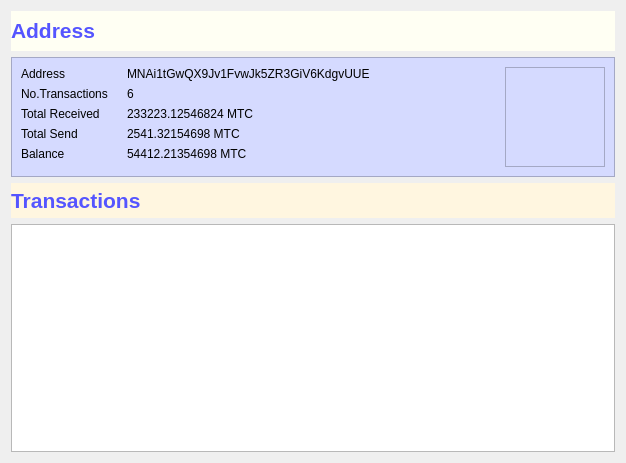
<?xml version="1.0" encoding="UTF-8"?>
<ui version="4.0">
 <class>ExplorerAddress</class>
 <widget class="QWidget" name="ExplorerAddress">
  <property name="geometry">
   <rect>
    <x>0</x>
    <y>0</y>
    <width>626</width>
    <height>463</height>
   </rect>
  </property>
  <property name="windowTitle">
   <string>Form</string>
  </property>
  <layout class="QVBoxLayout" name="verticalLayout">
   <item>
    <widget class="QLabel" name="label">
     <property name="sizePolicy">
      <sizepolicy hsizetype="Preferred" vsizetype="Fixed">
       <horstretch>0</horstretch>
       <verstretch>0</verstretch>
      </sizepolicy>
     </property>
     <property name="minimumSize">
      <size>
       <width>0</width>
       <height>40</height>
      </size>
     </property>
     <property name="styleSheet">
      <string notr="true">background-color: rgb(255, 255, 243);</string>
     </property>
     <property name="text">
      <string>&lt;html&gt;&lt;head/&gt;&lt;body&gt;&lt;p&gt;&lt;span style=&quot; font-size:16pt; font-weight:600; color:#5555ff;&quot;&gt;Address&lt;/span&gt;&lt;/p&gt;&lt;/body&gt;&lt;/html&gt;</string>
     </property>
    </widget>
   </item>
   <item>
    <widget class="QFrame" name="frame">
     <property name="styleSheet">
      <string notr="true">background-color: rgb(213, 218, 255);</string>
     </property>
     <property name="frameShape">
      <enum>QFrame::StyledPanel</enum>
     </property>
     <property name="frameShadow">
      <enum>QFrame::Raised</enum>
     </property>
     <layout class="QHBoxLayout" name="horizontalLayout">
      <item>
       <layout class="QFormLayout" name="formLayout">
        <item row="0" column="0">
         <widget class="QLabel" name="label_2">
          <property name="text">
           <string>Address</string>
          </property>
         </widget>
        </item>
        <item row="0" column="1">
         <widget class="QLabel" name="label_addr">
          <property name="text">
           <string>MNAi1tGwQX9Jv1FvwJk5ZR3GiV6KdgvUUE</string>
          </property>
         </widget>
        </item>
        <item row="1" column="0">
         <widget class="QLabel" name="label_4">
          <property name="sizePolicy">
           <sizepolicy hsizetype="Fixed" vsizetype="Preferred">
            <horstretch>0</horstretch>
            <verstretch>0</verstretch>
           </sizepolicy>
          </property>
          <property name="minimumSize">
           <size>
            <width>100</width>
            <height>0</height>
           </size>
          </property>
          <property name="text">
           <string>No.Transactions</string>
          </property>
         </widget>
        </item>
        <item row="1" column="1">
         <widget class="QLabel" name="label_no_tx">
          <property name="text">
           <string>6</string>
          </property>
         </widget>
        </item>
        <item row="2" column="0">
         <widget class="QLabel" name="label_6">
          <property name="text">
           <string>Total Received</string>
          </property>
         </widget>
        </item>
        <item row="2" column="1">
         <widget class="QLabel" name="label_totalReceived">
          <property name="text">
           <string>233223.12546824 MTC</string>
          </property>
         </widget>
        </item>
        <item row="3" column="0">
         <widget class="QLabel" name="label_7">
          <property name="text">
           <string>Total Send</string>
          </property>
         </widget>
        </item>
        <item row="3" column="1">
         <widget class="QLabel" name="label_tltalSend">
          <property name="text">
           <string>2541.32154698 MTC</string>
          </property>
         </widget>
        </item>
        <item row="4" column="0">
         <widget class="QLabel" name="label_3">
          <property name="text">
           <string>Balance</string>
          </property>
         </widget>
        </item>
        <item row="4" column="1">
         <widget class="QLabel" name="label_balance">
          <property name="text">
           <string>54412.21354698 MTC</string>
          </property>
         </widget>
        </item>
       </layout>
      </item>
      <item>
       <spacer name="horizontalSpacer">
        <property name="orientation">
         <enum>Qt::Horizontal</enum>
        </property>
        <property name="sizeHint" stdset="0">
         <size>
          <width>311</width>
          <height>20</height>
         </size>
        </property>
       </spacer>
      </item>
      <item>
       <widget class="QGraphicsView" name="graphicsView_addr_qr">
        <property name="sizePolicy">
         <sizepolicy hsizetype="Fixed" vsizetype="Fixed">
          <horstretch>0</horstretch>
          <verstretch>0</verstretch>
         </sizepolicy>
        </property>
        <property name="minimumSize">
         <size>
          <width>100</width>
          <height>100</height>
         </size>
        </property>
        <property name="maximumSize">
         <size>
          <width>100</width>
          <height>100</height>
         </size>
        </property>
        <property name="styleSheet">
         <string notr="true">border-image: url(:/icons/qrcode);</string>
        </property>
       </widget>
      </item>
     </layout>
    </widget>
   </item>
   <item>
    <widget class="QLabel" name="label_5">
     <property name="sizePolicy">
      <sizepolicy hsizetype="Preferred" vsizetype="Fixed">
       <horstretch>0</horstretch>
       <verstretch>0</verstretch>
      </sizepolicy>
     </property>
     <property name="minimumSize">
      <size>
       <width>0</width>
       <height>35</height>
      </size>
     </property>
     <property name="styleSheet">
      <string notr="true">background-color: rgb(255, 246, 224);</string>
     </property>
     <property name="text">
      <string>&lt;html&gt;&lt;head/&gt;&lt;body&gt;&lt;p&gt;&lt;span style=&quot; font-size:16pt; font-weight:600; color:#5555ff;&quot;&gt;Transactions&lt;/span&gt;&lt;/p&gt;&lt;/body&gt;&lt;/html&gt;</string>
     </property>
    </widget>
   </item>
   <item>
    <widget class="QTableWidget" name="tableWidget"/>
   </item>
  </layout>
 </widget>
 <resources/>
 <connections/>
</ui>
